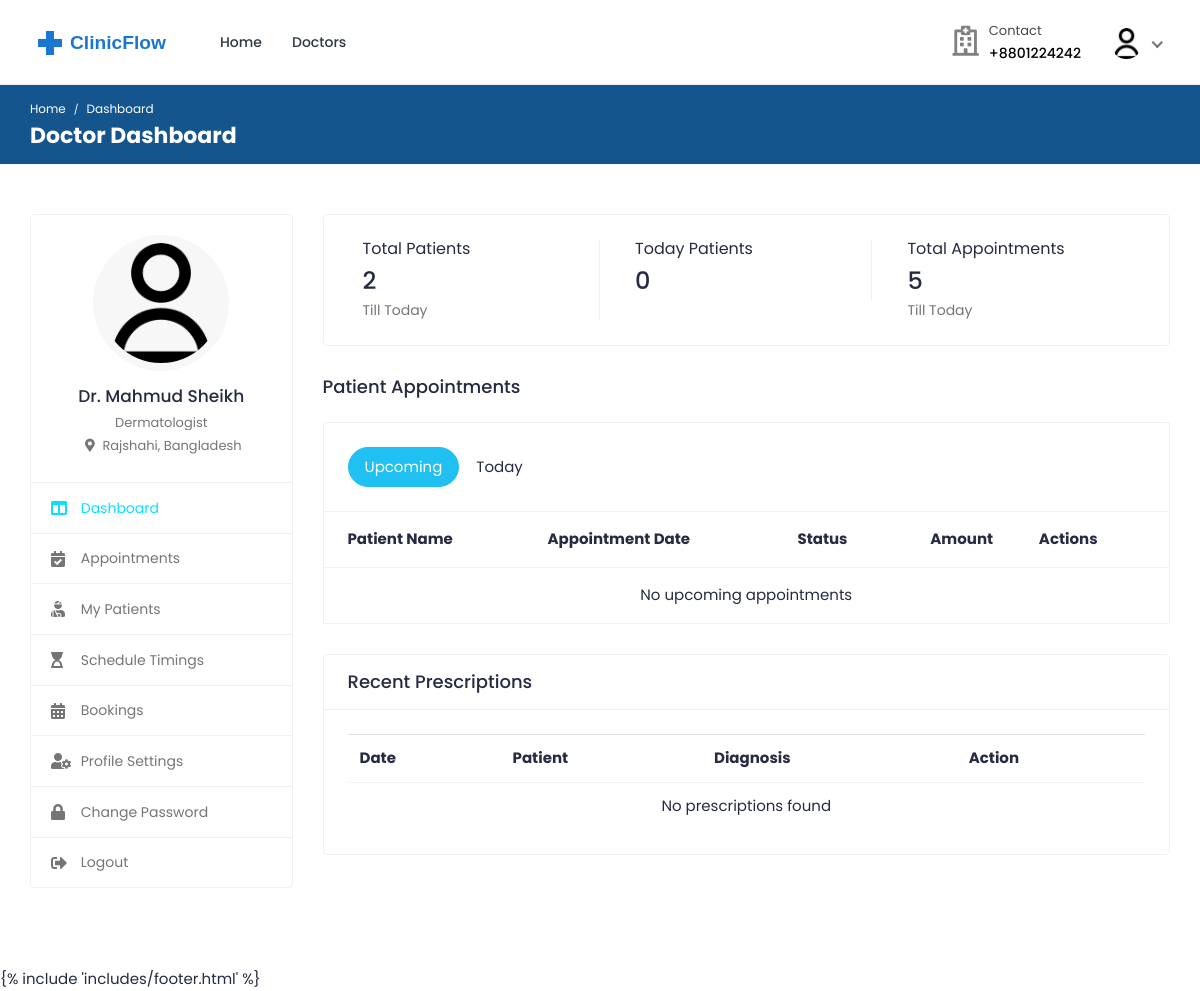
The app's page /doctors/dashboard/ (signed in), older data.
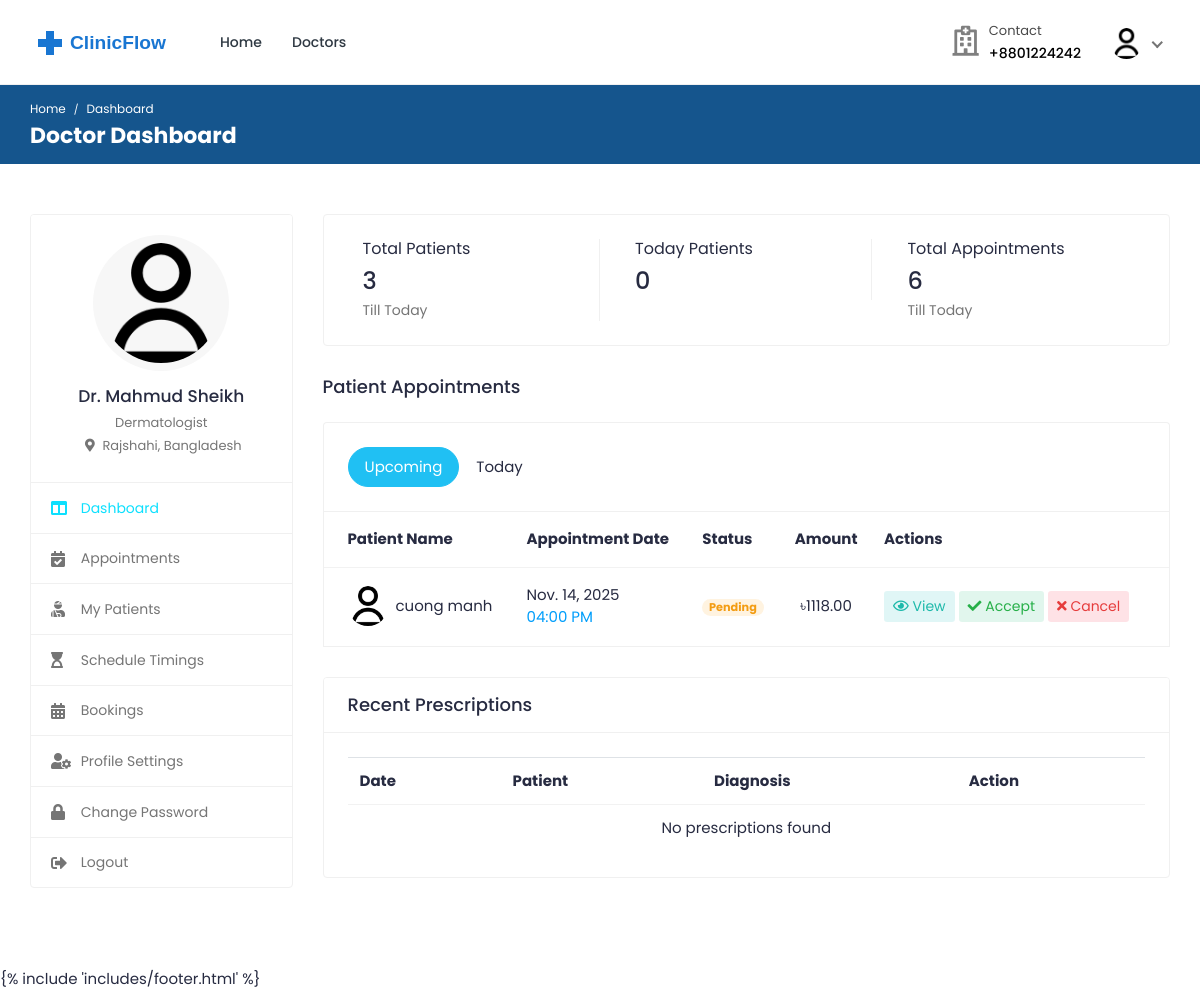
The same page, newer data.
### bookings/models.py (models this page shows, shortened)
class Booking(models.Model):
    doctor = models.ForeignKey(
        settings.AUTH_USER_MODEL,
        on_delete=models.CASCADE,
        related_name="appointments",
        limit_choices_to={"role": "doctor"},
    )
    patient = models.ForeignKey(
        settings.AUTH_USER_MODEL,
        on_delete=models.CASCADE,
        related_name="patient_appointments",
        limit_choices_to={"role": "patient"},
    )
    appointment_date = models.DateField()
    appointment_time = models.TimeField()
    booking_date = models.DateTimeField(auto_now_add=True)
    status = models.CharField(
        max_length=20,
        choices=[
            ("pending", "Pending"),
            ("confirmed", "Confirmed"),
            ("completed", "Completed"),
            ("cancelled", "Cancelled"),
            ("no_show", "No Show"),
        ],
        default="pending",
    )
    class Meta:
        ordering = ["-appointment_date", "-appointment_time"]
        unique_together = ["doctor", "appointment_date", "appointment_time"]

### accounts/models.py (models this page shows, shortened)
class Profile(models.Model):
    user = models.OneToOneField(
        User, on_delete=models.CASCADE, related_name="profile"
    )
    avatar = models.ImageField(
        default="defaults/user.png", upload_to=profile_photo_directory_path
    )
    phone = models.CharField(max_length=20, blank=True, null=True)
    dob = models.DateField(blank=True, null=True)
    about = models.TextField(blank=True, null=True)
    specialization = models.CharField(max_length=255, blank=True, null=True)
    gender = models.CharField(
        max_length=10,
        choices=[("male", "Male"), ("female", "Female"), ("other", "Other")],
        blank=True,
    )
    address = models.TextField(blank=True, null=True)
    city = models.CharField(max_length=100, blank=True)
    state = models.CharField(max_length=100, blank=True)
    postal_code = models.CharField(max_length=20, blank=True)
    country = models.CharField(max_length=100, blank=True)
    price_per_consultation = models.DecimalField(
        max_digits=10, decimal_places=2, null=True, blank=True
    )
    is_available = models.BooleanField(default=True)
    blood_group = models.CharField(
        max_length=5,
        choices=[
            ("A+", "A+"),
            ("A-", "A-"),
            ("B+", "B+"),
            ("B-", "B-"),
            ("O+", "O+"),
            ("O-", "O-"),
            ("AB+", "AB+"),
            ("AB-", "AB-"),
        ],
        blank=True,
        null=True,
    )
    allergies = models.TextField(blank=True, null=True)
    medical_conditions = models.TextField(blank=True, null=True)
    @property
    def image(self):
        return (
            self.avatar.url
            if self.avatar.storage.exists(self.avatar.name)
            else "{}defaults/user.png".format(settings.MEDIA_URL)
        )

class User(AbstractUser):
    class RoleChoices(models.TextChoices):
        DOCTOR = "doctor", "Doctor"
        PATIENT = "patient", "Patient"
    username = models.CharField(max_length=30, unique=True)
    role = models.CharField(
        choices=RoleChoices.choices,
        max_length=20,
        default="patient",
        error_messages={"required": "Role must be provided"},
    )
    email = models.EmailField(
        blank=True,
        error_messages={
            "unique": "A user with that email already exists.",
        },
    )
    first_name = models.CharField(max_length=150, blank=True)
    last_name = models.CharField(max_length=150, blank=True)
    registration_number = models.IntegerField(null=True, blank=True)
    USERNAME_FIELD = "username"
    REQUIRED_FIELDS = []
    objects = CustomUserManager()
    def get_full_name(self):
        full_name = "%s %s" % (self.first_name, self.last_name)
        return full_name.strip() or self.username

### doctors/views.py (the view)
# urls.py: path("dashboard/", DoctorDashboardView.as_view(), name="dashboard"),
class DoctorDashboardView(DoctorRequiredMixin, TemplateView):
    template_name = "doctors/dashboard.html"
    def get_context_data(self, **kwargs):
        context = super().get_context_data(**kwargs)
        today = timezone.now().date()
        context["total_patients"] = (
            Booking.objects.filter(doctor=self.request.user)
            .values("patient")
            .distinct()
            .count()
        )
        context["today_patients"] = Booking.objects.filter(
            doctor=self.request.user, appointment_date=today
        ).count()
        context["total_appointments"] = Booking.objects.filter(
            doctor=self.request.user
        ).count()
        context["upcoming_appointments"] = (
            Booking.objects.select_related("patient", "patient__profile")
            .filter(
                doctor=self.request.user,
                appointment_date__gte=today,
                status__in=["pending", "confirmed"],
            )
            .order_by("appointment_date", "appointment_time")[:10]
        )
        context["today_appointments"] = (
            Booking.objects.select_related("patient", "patient__profile")
            .filter(doctor=self.request.user, appointment_date=today)
            .order_by("appointment_time")
        )
        return context

### accounts/managers.py (called while the page is built)
    def get(self, *args, **kwargs):
        return super().select_related("profile").get(*args, **kwargs)

### mixins/custom_mixins.py (called while the page is built)
    def dispatch(self, request, *args, **kwargs):
        if not request.user.is_authenticated:
            return super().dispatch(request, *args, **kwargs)
        if request.user.role != "doctor":
            return self.handle_no_permission()
        return super().dispatch(request, *args, **kwargs)

### templates/doctors/dashboard.html (shortened to what the changed rows need)
{% extends 'includes/doctor-sidebar.html' %}
{% load static %}
{% block page_name2 %}Doctor Dashboard{% endblock %}
{% block main %}
    <div class="row">
        <div class="col-md-12">
            <div class="card dash-card">
                <div class="card-body">
                    <div class="row">
                        <div class="col-md-12 col-lg-4">
                            <div class="dash-widget dct-border-rht">
                                <div class="dash-widget-info">
                                    <h6>Total Patients</h6>
                                    <h3>{{ total_patients }}</h3>
                                    <p class="text-muted">Till Today</p>
                                </div>
                            </div>
                        </div>
                        <div class="col-md-12 col-lg-4">
                            <div class="dash-widget">
                                <div class="dash-widget-info">
                                    <h6>Total Appointments</h6>
                                    <h3>{{ total_appointments }}</h3>
                                    <p class="text-muted">Till Today</p>
                                </div>
                            </div>
                        </div>
                    </div>
                </div>
            </div>
        </div>
    </div>
    <div class="row">
        <div class="col-md-12">
            <div class="appointment-tab">
                <div class="tab-content">
                    <div class="tab-pane show active" id="upcoming-appointments">
                        <div class="card card-table mb-0">
                            <div class="card-body">
                                <div class="table-responsive">
                                    <table class="table table-hover table-center mb-0">
                                        <thead>
                                            <tr>
                                                <th>Patient Name</th>
                                                <th>Appointment Date</th>
                                                <th>Status</th>
                                                <th class="text-center">Amount</th>
                                                <th>Actions</th>
                                            </tr>
                                        </thead>
                                        <tbody>
                                            {% for appointment in upcoming_appointments %}
                                            <tr>
                                                <td>
                                                    <h2 class="table-avatar">
                                                        <a href="#" class="avatar avatar-sm mr-2">
                                                            <img class="avatar-img rounded-circle" src="{{ appointment.patient.profile.image }}" alt="Patient Image">
                                                        </a>
                                                        <a href="#">{{ appointment.patient.get_full_name }}</a>
                                                    </h2>
                                                </td>
                                                <td>
                                                    {{ appointment.appointment_date }}
                                                    <span class="d-block text-info">{{ appointment.appointment_time|time:"h:i A" }}</span>
                                                </td>
                                                <td>
                                                    <span class="badge badge-pill
                                                        {% if appointment.status == 'pending' %}bg-warning-light{% endif %}
                                                        {% if appointment.status == 'completed' %}bg-info-light{% endif %}">
                                                        {{ appointment.status|title }}
                                                    </span>
                                                </td>
                                                <td class="text-center">৳{{ appointment.doctor.profile.price_per_consultation }}</td>
                                                <td>
                                                    <div class="table-action">
                                                        <a href="{% url 'doctors:appointment-detail' appointment.pk %}" class="btn btn-sm bg-info-light">
                                                            <i class="far fa-eye"></i> View
                                                        </a>
                                                        {% if appointment.status == 'pending' %}
                                                            <form method="post" action="{% url 'doctors:appointment-action' appointment.pk 'accept' %}" style="display: inline;">
                                                                <button type="submit" class="btn btn-sm bg-success-light" onclick="return confirm('Are you sure you want to accept this appointment?')">
                                                                    <i class="fas fa-check"></i> Accept
                                                                </button>
                                                            </form>
                                                            <form method="post" action="{% url 'doctors:appointment-action' appointment.pk 'cancel' %}" style="display: inline;">
                                                                <button type="submit" class="btn btn-sm bg-danger-light" onclick="return confirm('Are you sure you want to cancel this appointment?')">
                                                                    <i class="fas fa-times"></i> Cancel
                                                                </button>
                                                            </form>
                                                        {% endif %}
                                                    </div>
                                                </td>
                                            </tr>
                                            {% empty %}
                                            <tr>
                                                <td colspan="5" class="text-center">No upcoming appointments</td>
                                            </tr>
                                            {% endfor %}
                                        </tbody>
                                    </table>
                                </div>
                            </div>
                        </div>
                    </div>
                </div>
            </div>
        </div>
    </div>
    <div class="row">
        <div class="col-md-12">
            <div class="card">
                <div class="card-body">
                    <div class="table-responsive">
                        <table class="table table-hover table-center mb-0">
                            <thead>
                                <tr>
                                    <th>Date</th>
                                    <th>Patient</th>
                                    <th>Diagnosis</th>
                                    <th>Action</th>
                                </tr>
                            </thead>
                        </table>
                    </div>
                </div>
            </div>
        </div>
    </div>
{% endblock %}

Row changes from the older to the newer data that the page shows:
added Booking: patient.profile.image (placeholder picture), patient.get_full_name "cuong manh", appointment_date "Nov. 14, 2025", appointment_time "04:00 PM", status "Pending", doctor.profile.price_per_consultation "1118.00", shows "Accept"
Text that changed along with them:
{{ total_patients }}: "2" → "3"
{{ total_appointments }}: "5" → "6"
text no longer shown: "No upcoming appointments"
